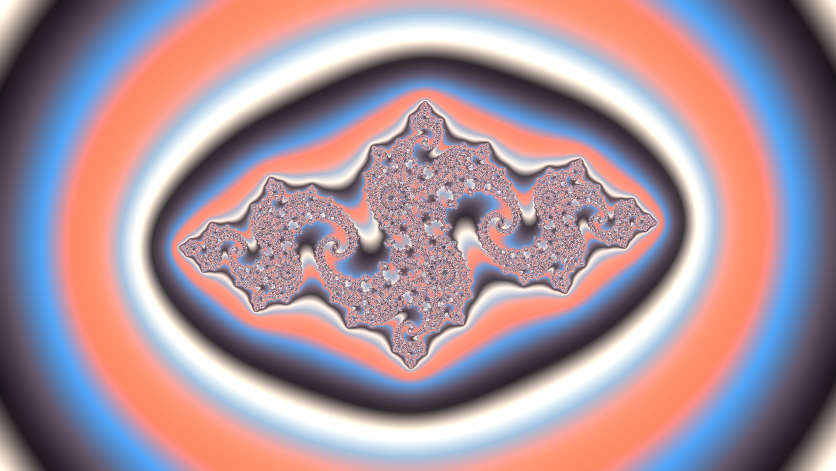
#> input picture generated/fractals/sample-iridescent-abstract-julia.png, 1672 x 941 px, given as the content of the folder ../generated/fractals/sample-iridescent-abstract-julia.png, which was not available (shown at 1/2 size)
$ python sheet.py ../generated/fractals/sample-iridescent-abstract-julia.png
#> lines starting #> are read from the running program, lines starting #| are printed output that depends on the picture
"""Contact sheet for one batch: numbered thumbnails, seed first. Claude reviews this one image per batch.

Usage: .venv/Scripts/python -I scripts/sheet.py <batch folder>
Writes <batch>/sheet.jpg. Numbers match the rating step (1 = first generated image, seed is "S").
"""
import sys, os, glob
from PIL import Image, ImageDraw

batch = sys.argv[1]
seeds = sorted(glob.glob(os.path.join(batch, 'seed.*')))
pngs = sorted(p for p in glob.glob(os.path.join(batch, '*.png')) if not os.path.basename(p).startswith('seed.'))
items = [('S', p) for p in seeds[:1]] + [(str(i + 1), p) for i, p in enumerate(pngs)]
if not items:
    sys.exit('no images in ' + batch)
W, H, cols = 420, 236, min(4, len(items))
sheet = Image.new('RGB', (cols * W, ((len(items) + cols - 1) // cols) * H), (24, 24, 24))
#> sheet: PIL image 420x236 RGB; every value is 24
draw = ImageDraw.Draw(sheet)
for i, (label, p) in enumerate(items):
    im = Image.open(p).convert('RGB')
#> im is the input picture: PIL image 1672x941 RGB; mean R, G, B 169.6, 145, 154.9
    im.thumbnail((W - 8, H - 8))
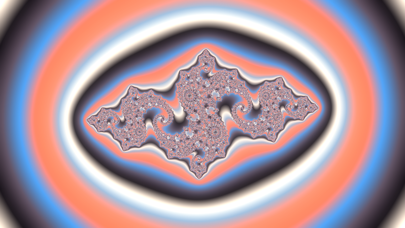
#> im: PIL image 405x228 RGB; mean R, G, B 169.7, 145.1, 155
    x, y = (i % cols) * W + 4, (i // cols) * H + 4
    sheet.paste(im, (x, y))
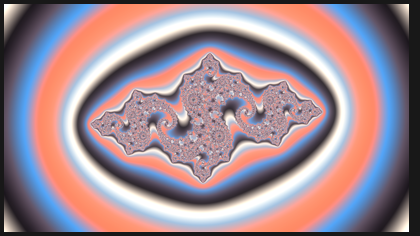
#> sheet: PIL image 420x236 RGB; mean R, G, B 159.7, 136.9, 146
    draw.rectangle([x, y, x + 34, y + 26], fill=(0, 0, 0))
    draw.text((x + 8, y + 6), label, fill=(255, 255, 255))
out = os.path.join(batch, 'sheet.jpg')
sheet.save(out, quality=82)
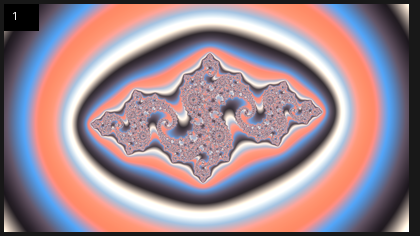
#> saved as sheet.jpg: PIL image 420x236 RGB; mean R, G, B 158.8, 136, 145.2
for label, p in items:
    print(label, os.path.basename(p))
print('sheet:', out)
